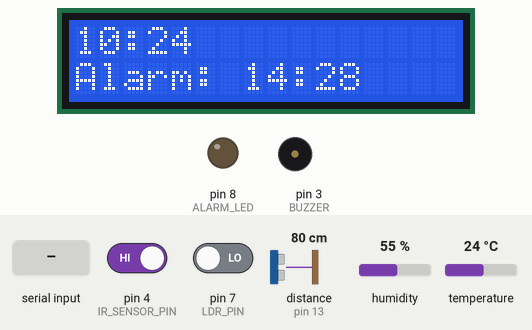
The sketch below on a simulated Arduino Uno, built with avr-gcc and run on an emulated ATmega328P. Parts: 16×2 character LCD, output pins drawn as LEDs (lit = HIGH), buzzer (waves = sounding, pin HIGH). Wiring (inferred from the names in the program): ultrasonic range finder: trigger pin 12; echo pin 13. The inputs (shaded band) are chosen by the test bench; at power-on: pin 4 (IR_SENSOR_PIN) HIGH, pin 7 (LDR_PIN) LOW, distance to the obstacle (sensor on pin 13) 80 cm, humidity 55 %, temperature 24 °C. The echo pulse lasts 58.3 µs per cm; the local clock reads 2024-03-15 10:24:30 at power-on unless the sketch sets it; pins used as bus, display or sensor lines are not drawn; what the sketch prints to the serial monitor is not drawn.

Above: at 3.2 s.
3.3 s: "CLEAR_ALARM\n" received over Serial
At 4.9 s:
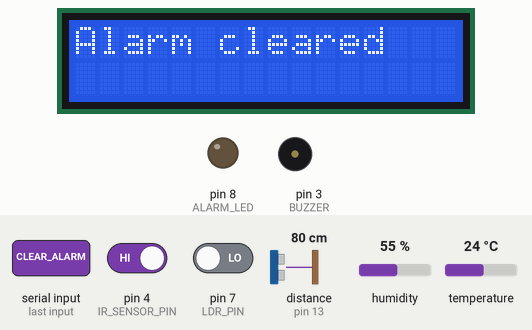
7.7 s: "SET_ALARM:\n" received over Serial
At 8.9 s:
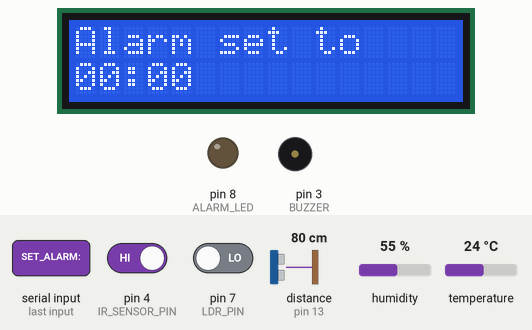
11.8 s: "SET_ALARM:90\n" received over Serial
At 13.2 s:
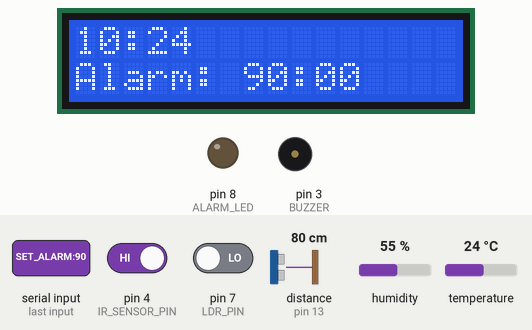
Timing chart, 0 to 14.8 s (numbered marks = the images above; inputs shaded):
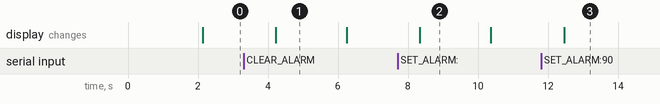

The sketch:

arduino_code.ino
```cpp
#include <Wire.h>
#include <RTClib.h>
#include <DHT.h>
#include <LiquidCrystal_I2C.h>

#define DHTPIN 2
#define DHTTYPE DHT22

RTC_DS1307 rtc;
DHT dht(DHTPIN, DHTTYPE);
LiquidCrystal_I2C lcd(0x27, 16, 2); // Change address if needed

// ===== DEFAULT ALARM SETTINGS =====
const int DEFAULT_ALARM_HOUR = 14;     // Example: 2 PM
const int DEFAULT_ALARM_MINUTE = 28;
// ==================================

int alarmHour = -1;
int alarmMinute = -1;
bool alarmActive = false;
bool alarmTriggeredToday = false;  // To ensure alarm rings only once

const int BUZZER = 3;
const int ALARM_LED = 8;
const int LDR_PIN = 7;
const int IR_SENSOR_PIN = 4;
const int TRIGGER_PIN = 12;
const int ECHO_PIN = 13;

void setup() {
  Serial.begin(9600);
  Wire.begin();

  if (!rtc.begin()) {
    Serial.println("RTC not found!");
    while (1);
  }

  if (!rtc.isrunning()) {
    rtc.adjust(DateTime(F(__DATE__), F(__TIME__)));
  }

  lcd.init();
  lcd.backlight();
  lcd.print("System Ready");

  dht.begin();
  pinMode(BUZZER, OUTPUT);
  pinMode(ALARM_LED, OUTPUT);
  pinMode(LDR_PIN, INPUT);
  pinMode(IR_SENSOR_PIN, INPUT);
  pinMode(TRIGGER_PIN, OUTPUT);
  pinMode(ECHO_PIN, INPUT);

  digitalWrite(BUZZER, LOW);
  digitalWrite(ALARM_LED, LOW);

  if (DEFAULT_ALARM_HOUR >= 0 && DEFAULT_ALARM_HOUR < 24 &&
      DEFAULT_ALARM_MINUTE >= 0 && DEFAULT_ALARM_MINUTE < 60) {
    alarmHour = DEFAULT_ALARM_HOUR;
    alarmMinute = DEFAULT_ALARM_MINUTE;
    alarmActive = true;

    lcd.clear();
    lcd.print("Default Alarm Set");
    lcd.setCursor(0, 1);
    lcd.print(formatTime(alarmHour, alarmMinute));
    delay(2000);
  }

  Serial.println("System Initialized - Ready");
}

void loop() {
  handleSerialCommands();

  DateTime now = rtc.now();
  int currentHour = now.hour();
  int currentMinute = now.minute();

  // Reset alarm trigger at midnight
  if (currentHour == 0 && currentMinute == 0) {
    alarmTriggeredToday = false;
  }

  // Trigger alarm if time matches and hasn't already triggered today
  if (alarmActive &&
      alarmHour == currentHour &&
      alarmMinute == currentMinute &&
      !alarmTriggeredToday) {
    triggerAlarm();
    alarmTriggeredToday = true;
  }

  float temperature = dht.readTemperature();
  float humidity = dht.readHumidity();
  String ldrStatus = digitalRead(LDR_PIN) ? "Box Open" : "Box Closed";
  String irStatus = (digitalRead(IR_SENSOR_PIN) == LOW) ? "Medicine Taken!" : "Medicine Not Taken";
  long distance = getUltrasonicDistance();

  updateLCD(currentHour, currentMinute);

  // JSON output
  Serial.print("{\"time\":\"");
  Serial.print(formatTime(currentHour, currentMinute));
  Serial.print("\",\"temperature\":");
  Serial.print(temperature);
  Serial.print(",\"humidity\":");
  Serial.print(humidity);
  Serial.print(",\"ldr\":\"");
  Serial.print(ldrStatus);
  Serial.print("\",\"ir\":\"");
  Serial.print(irStatus);
  Serial.print("\",\"distance\":");
  Serial.print(distance);
  Serial.print(",\"alarm\":\"");
  Serial.print((alarmHour >= 0) ? formatTime(alarmHour, alarmMinute) : "Not set");
  Serial.println("\"}");

  delay(2000);
}

void updateLCD(int hour, int minute) {
  lcd.clear();
  lcd.setCursor(0, 0);
  lcd.print(formatTime(hour, minute));
  lcd.setCursor(0, 1);
  if (alarmHour >= 0) {
    lcd.print("Alarm: ");
    lcd.print(formatTime(alarmHour, alarmMinute));
  } else {
    lcd.print("No alarm set");
  }
}

String formatTime(int h, int m) {
  char buf[6];
  sprintf(buf, "%02d:%02d", h, m);
  return String(buf);
}

void handleSerialCommands() {
  if (Serial.available()) {
    String command = Serial.readStringUntil('\n');
    command.trim();

    if (command.startsWith("SET_ALARM:")) {
      setAlarm(command);
    } else if (command == "CLEAR_ALARM") {
      clearAlarm();
    }
  }
}

void setAlarm(String command) {
  // Format: SET_ALARM:HH:MM
  int colon1 = command.indexOf(':');
  int colon2 = command.indexOf(':', colon1 + 1);

  alarmHour = command.substring(colon1 + 1, colon2).toInt();
  alarmMinute = command.substring(colon2 + 1).toInt();

  if (alarmHour >= 0 && alarmHour < 24 &&
      alarmMinute >= 0 && alarmMinute < 60) {
    alarmActive = true;
    alarmTriggeredToday = false;

    Serial.print("Alarm set to ");
    Serial.print(alarmHour);
    Serial.print(":");
    Serial.println(alarmMinute);

    lcd.clear();
    lcd.print("Alarm set to");
    lcd.setCursor(0, 1);
    lcd.print(formatTime(alarmHour, alarmMinute));
    delay(2000);
  } else {
    Serial.println("Invalid time format");
  }
}

void clearAlarm() {
  alarmHour = -1;
  alarmMinute = -1;
  alarmActive = false;
  alarmTriggeredToday = false;
  digitalWrite(ALARM_LED, LOW);
  Serial.println("Alarm cleared");

  lcd.clear();
  lcd.print("Alarm cleared");
  delay(2000);
}

void triggerAlarm() {
  Serial.println("ALARM_TRIGGERED");
  digitalWrite(ALARM_LED, HIGH);

  lcd.clear();
  lcd.print("ALARM!");
  lcd.setCursor(0, 1);
  lcd.print("TAKE MEDICINE");

  for (int i = 0; i < 3; i++) {
    tone(BUZZER, 1000, 300);
    delay(500);
  }

  digitalWrite(ALARM_LED, LOW);
}

long getUltrasonicDistance() {
  digitalWrite(TRIGGER_PIN, LOW);
  delayMicroseconds(2);
  digitalWrite(TRIGGER_PIN, HIGH);
  delayMicroseconds(10);
  digitalWrite(TRIGGER_PIN, LOW);
  long duration = pulseIn(ECHO_PIN, HIGH);
  return duration * 0.0344 / 2;
}
```

Measured:
- after the input at 3.3 s, the display: changes after 0.92 s (image 1)
- after the input at 7.7 s, the display: changes after 0.64 s (image 2)
- after the input at 11.8 s, the display: changes after 0.67 s (image 3)
- what the display in image 1 shows lasts 2.0 s, from 4.2 s to 6.2 s
